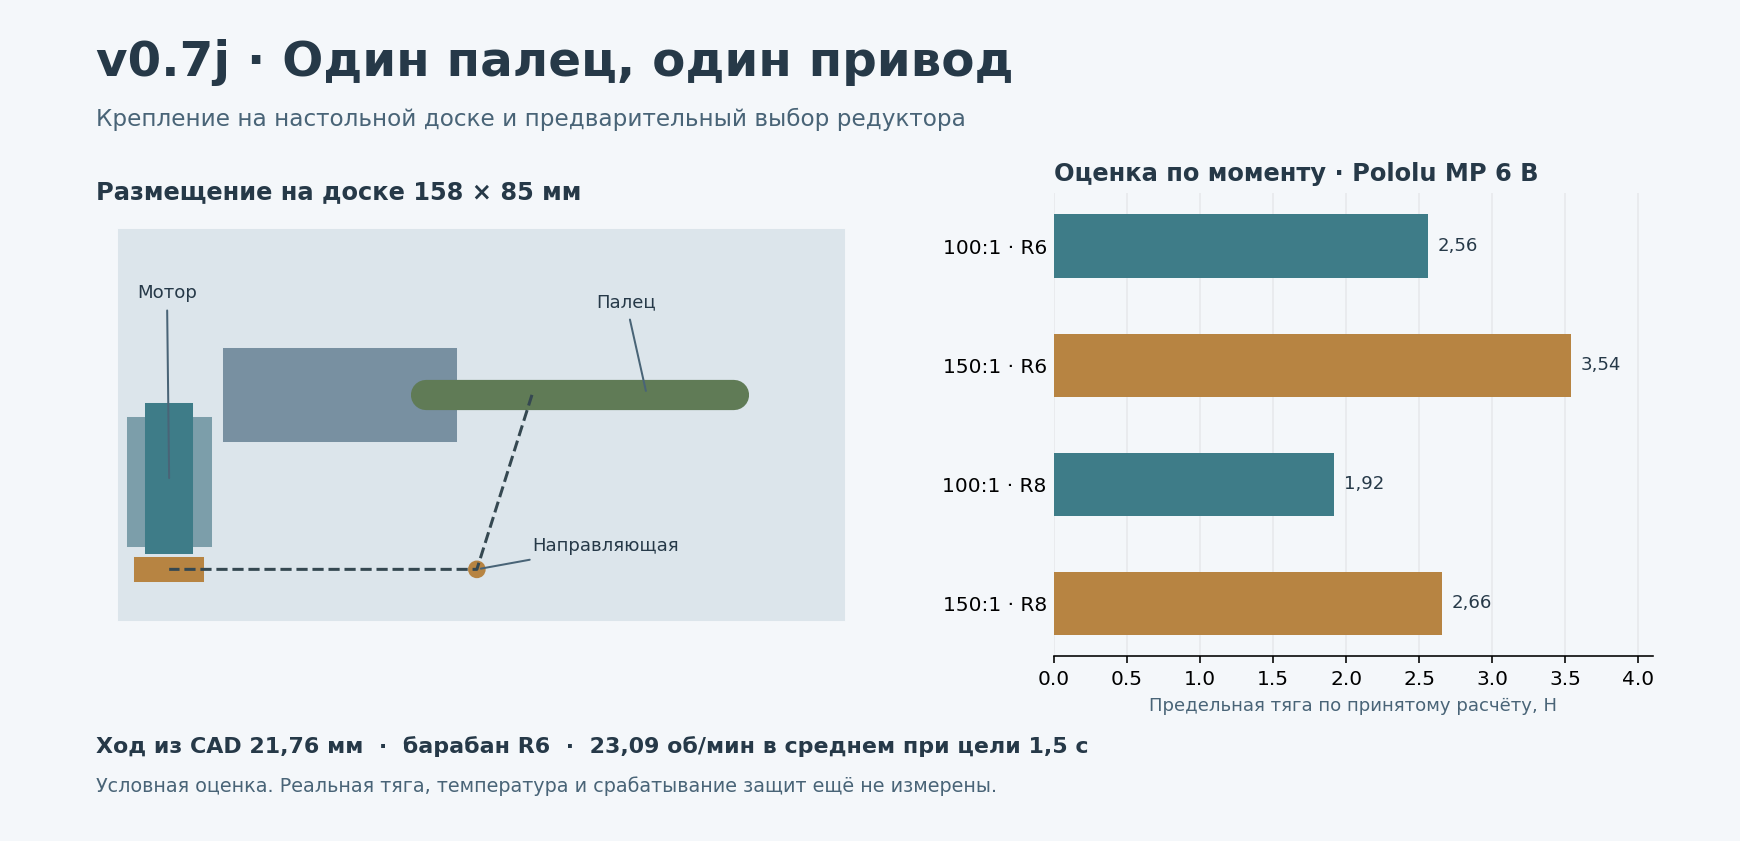

Python code for this plot:
"""Render the checked bench envelope and conditional force comparison."""
import argparse
from pathlib import Path

import matplotlib
matplotlib.use("Agg")
from matplotlib import pyplot as plt
from matplotlib.patches import Circle, Rectangle

from mount_cad import AXLE_X, CORD_Y, GUIDE_X, load_base, pose
from sizing import screen, V07I_TRAVEL_MM

HERE=Path(__file__).resolve().parent
BG="#f4f7fa"
INK="#263948"
MUTED="#496477"
BLUE="#3e7c88"
GOLD="#b78442"


def render(baseline):
    prior=load_base(baseline)
    parts=pose(prior,0)
    figure=plt.figure(figsize=(12,5.8),facecolor=BG)
    figure.text(.055,.91,"v0.7j · Один палец, один привод",fontsize=24,color=INK,weight="bold")
    figure.text(.055,.85,"Крепление на настольной доске и предварительный выбор редуктора",
                fontsize=11.5,color=MUTED)
    gs=figure.add_gridspec(1,2,width_ratios=(1.28,1),left=.055,right=.95,top=.77,bottom=.22,wspace=.28)
    ax=figure.add_subplot(gs[0,0])
    for name,tint in (("board","#dce5eb"),("motor_shim_block","#7c9eaa"),
                      ("motor_proxy_10x12",BLUE),("upper_cheek","#7890a1")):
        b=parts[name].BoundingBox()
        ax.add_patch(Rectangle((b.xmin,b.ymin),b.xlen,b.ylen,color=tint))
    finger=parts["finger"].BoundingBox()
    ax.plot([finger.xmin+8,finger.xmax-8],[0,0],color="#607b56",lw=15,solid_capstyle="round")
    ax.plot([23,GUIDE_X,AXLE_X],[0,CORD_Y,CORD_Y],color="#354851",lw=1.5,ls="--")
    ax.add_patch(Circle((GUIDE_X,CORD_Y),1.7,color=GOLD))
    ax.add_patch(Rectangle((AXLE_X-7.45,CORD_Y-2.45),14.9,4.9,color=GOLD))
    for txt,end,start in (("Мотор",(AXLE_X,-19),(-63,21)),
                          ("Направляющая",(GUIDE_X,CORD_Y),(23,-34)),
                          ("Палец",(48,0),(37,19))):
        ax.annotate(txt,end,start,color=INK,fontsize=9,arrowprops=dict(arrowstyle="-",color=MUTED))
    ax.set(xlim=(-72,95),ylim=(-53,40),aspect="equal")
    ax.axis("off")
    ax.set_title("Размещение на доске 158 × 85 мм",loc="left",fontsize=12,weight="bold",color=INK)

    chart=figure.add_subplot(gs[0,1]);chart.set_facecolor(BG)
    rows=screen(V07I_TRAVEL_MM,0)
    labels=["100:1 · R6","150:1 · R6","100:1 · R8","150:1 · R8"]
    values=[r["max_force_under_torque_rule_N"] for r in rows]
    chart.barh(labels,values,color=[BLUE,GOLD,BLUE,GOLD],height=.53)
    for i,value in enumerate(values):
        chart.text(value+.065,i,f"{value:.2f}".replace(".",","),va="center",fontsize=9,color=INK)
    chart.invert_yaxis()
    chart.set_xlim(0,4.1)
    chart.spines[["right","top","left"]].set_visible(False)
    chart.tick_params(axis="y",length=0)
    chart.set_xlabel("Предельная тяга по принятому расчёту, Н",fontsize=9,color=MUTED)
    chart.set_title("Оценка по моменту · Pololu MP 6 В",loc="left",fontsize=12,weight="bold",color=INK)
    chart.grid(axis="x",alpha=.20)
    chart.set_axisbelow(True)
    figure.text(.055,.105,"Ход из CAD 21,76 мм  ·  барабан R6  ·  23,09 об/мин в среднем при цели 1,5 с",
                fontsize=11,color=INK,weight="bold")
    figure.text(.055,.058,"Условная оценка. Реальная тяга, температура и срабатывание защит ещё не измерены.",
                fontsize=9.5,color=MUTED)
    figure.savefig(HERE/"preview.png",dpi=145,facecolor=BG)
    plt.close(figure)


if __name__=="__main__":
    p=argparse.ArgumentParser()
    p.add_argument("--baseline",type=Path,default=HERE.parent/"v0.7i")
    render(p.parse_args().baseline.resolve())
